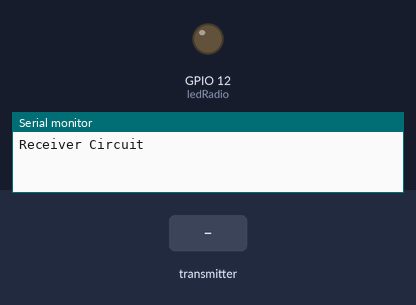
Recording of a sketch running on a simulated ESP32. Shown: output pins drawn as LEDs (lit = HIGH), the last lines printed to the serial monitor. Inputs (shaded band) come from the test bench. No radio packets arrive unless stated.

Above: at 1.2 s.
1.3 s: the transmitter starts sending switchstate = 1
At 2.0 s:
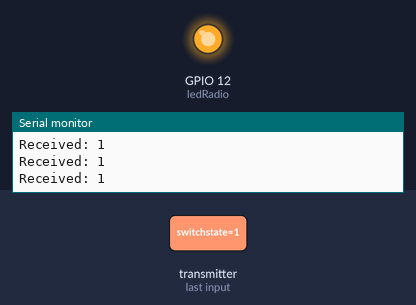
2.8 s: the transmitter starts sending switchstate = 0
At 3.2 s:
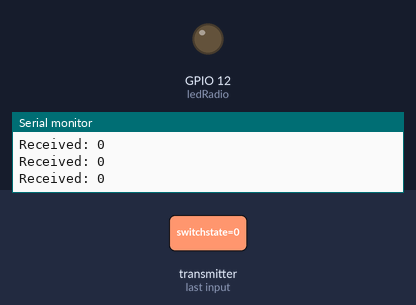
Timing chart, 0 to 5.8 s (numbered marks = the images above; inputs shaded):
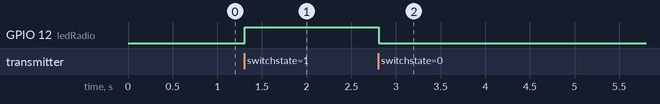

Measured:
- after the input at 1.3 s, GPIO 12 (ledRadio): LOW → HIGH at once
- after the input at 2.8 s, GPIO 12 (ledRadio): HIGH → LOW at once

The sketch:

Slave.ino
```cpp
// Configuração para esp32 (UPDATE TO STM)
// codigo de test slave
#include <SPI.h>
#include <nRF24L01.h>
#include <RF24.h>
#define ledRadio 12 // LED controlado pela comunica¸c~ao

RF24 radio(2, 5); // CE = IO2, CSN = IO5

const byte address[6] = "00001";
boolean switchstate = 0;

void setup() {
    pinMode(ledRadio, OUTPUT);
    Serial.begin(115200);
    Serial.println("\nReceiver Circuit");
    SPI.begin(18, 19, 23, 5); // SCK, MISO, MOSI, CSN
    radio.begin();
    radio.openReadingPipe(0, address);
    radio.setPALevel(RF24_PA_MIN);
    radio.startListening();
}
void loop() {
    if (radio.available()) {
        radio.read(&switchstate, sizeof(switchstate));
        Serial.print("Received: ");
        Serial.println(switchstate);
        digitalWrite(ledRadio, switchstate ? HIGH : LOW);
    }
    delay(10);
}
```
